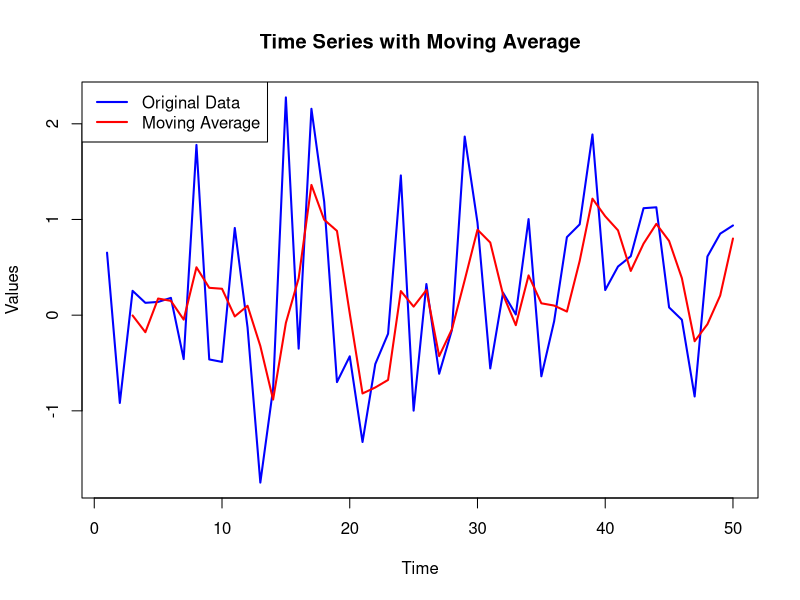

Recreate this plot in R.
# Generate time series data
data <- rnorm(50)

# Moving average (window size = 3)
moving_avg <- filter(data, rep(1/3, 3), sides=1)

# Plot original data
plot(data, type="l", col="blue", lwd=2,
     main="Time Series with Moving Average",
     ylab="Values", xlab="Time")

# Add moving average
lines(moving_avg, col="red", lwd=2)

legend("topleft",
       legend=c("Original Data", "Moving Average"),
       col=c("blue", "red"),
       lwd=2)
